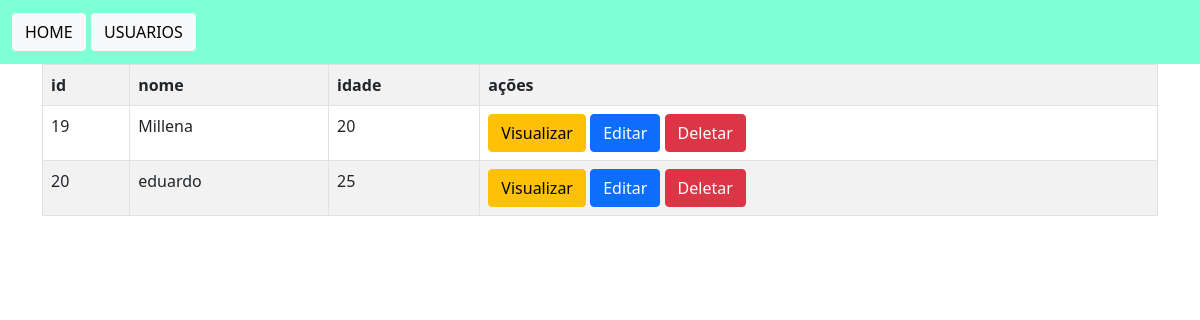
Screenshot of /usuarios/ with the database file from the repository.
### app_cad_usuarios/models.py (models this page shows)
class Usuario(models.Model):
    id_usuario = models.AutoField(primary_key=True)
    nome = models.TextField(max_length=250)
    idade = models.IntegerField(default=0)

### app_cad_usuarios/views.py (the view)
# urls.py: path('usuarios/', views.usuarios, name='usuarios'),
def usuarios(request):
    if request.method == 'POST':
        form = UsuarioForm(request.POST)
        if form.is_valid():
            form.save()
            return redirect('usuarios')
    else:
        form = UsuarioForm()
    usuarios = Usuario.objects.all()
    return render(request, 'usuarios/usuarios.html', {'form': form, 'usuarios': usuarios})

### app_cad_usuarios/templates/usuarios/usuarios.html (shortened to what this page needs)
{% extends 'usuarios/base.html' %}
{% block conteudo%}
<div class="container">
    <table  class="table table-bordered table-striped">
        <tr>
            <th>id</th>
            <th>nome</th>
            <th>idade</th>
            <th>ações</th>
        </tr>
        {% for Usuario in usuarios %}
        <tr>
            <td>{{Usuario.id_usuario}}</td>
            <td>{{Usuario.nome}}</td>
            <td>{{Usuario.idade}}</td>
            <td>
                <a href="/view/{{Usuario.id_usuario}}" type="button" class="btn btn-warning">Visualizar</a>
                <a href="/edit/{{Usuario.id_usuario}}" type="button" class="btn btn-primary">Editar</a>
                <a href="/delete/{{Usuario.id_usuario}}"type="button" class="btn btn-danger btnDel">Deletar</a>
            </td>
        </tr>
        {% endfor %}
    </table>
    {% load static %}
</div>
{% endblock %}

### rows the page displays
Usuario: id_usuario "19", nome "Millena", idade "20"
Usuario: id_usuario "20", nome "eduardo", idade "25"
